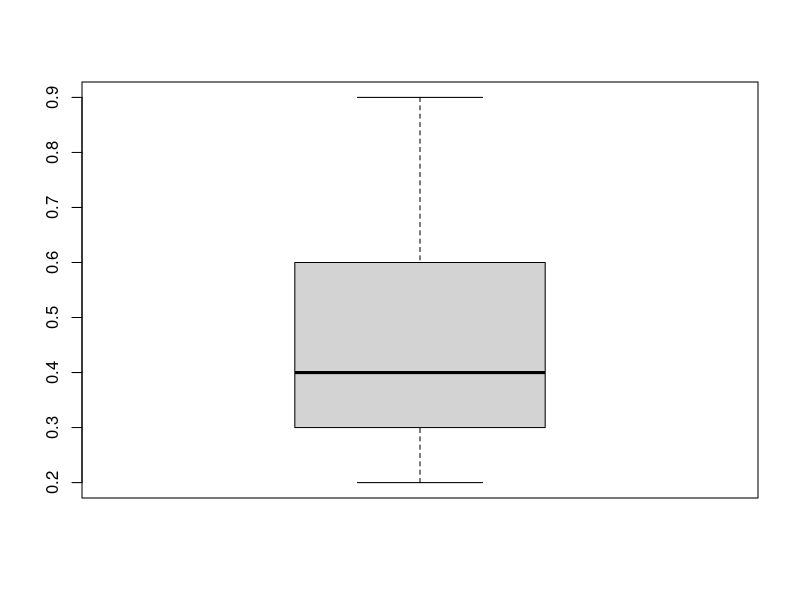
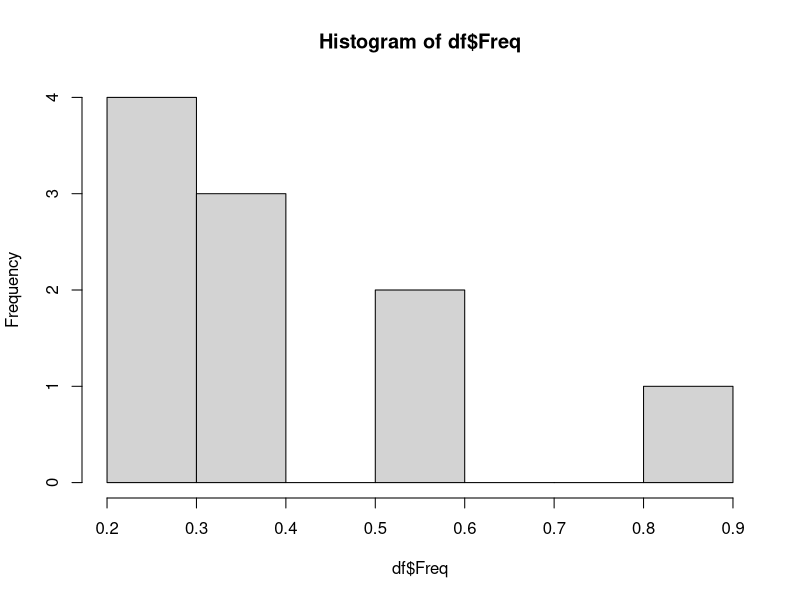
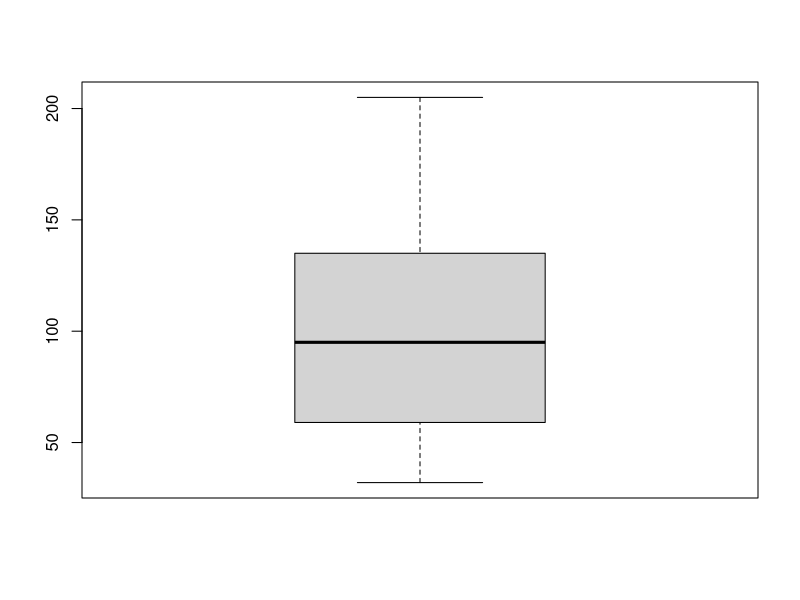
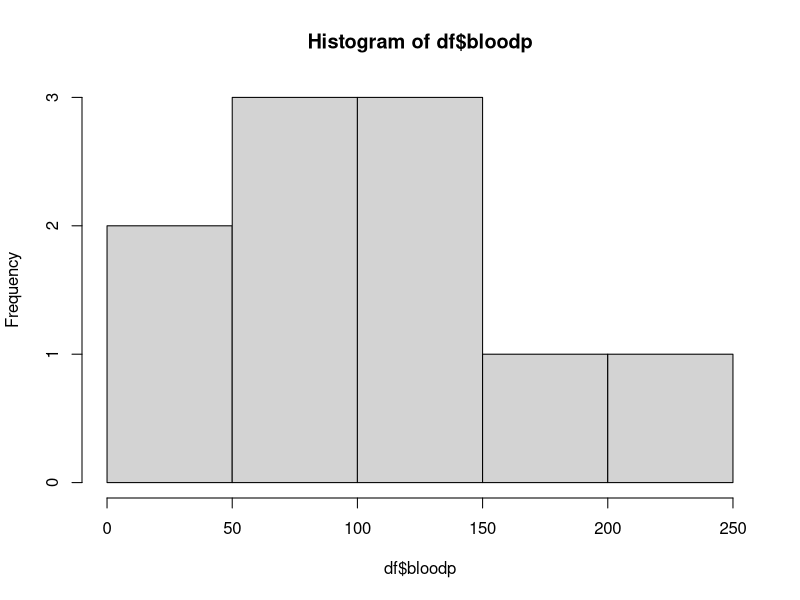
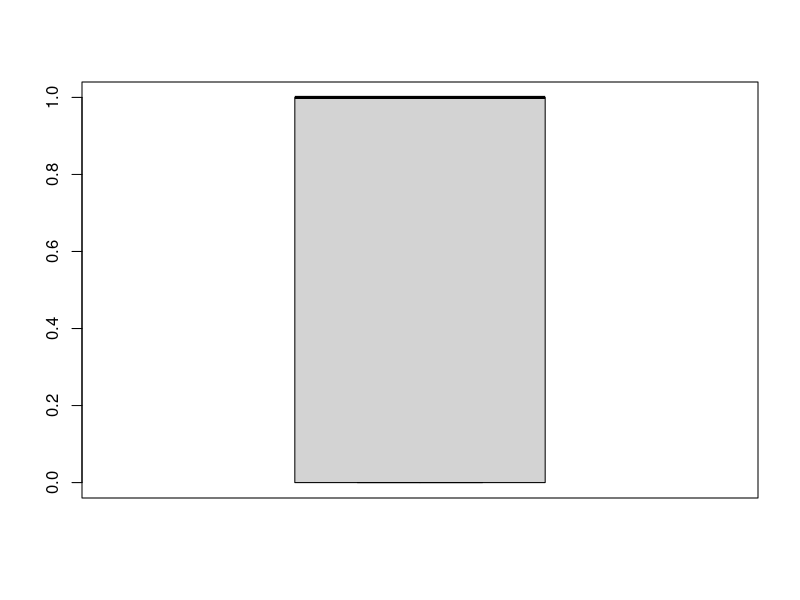
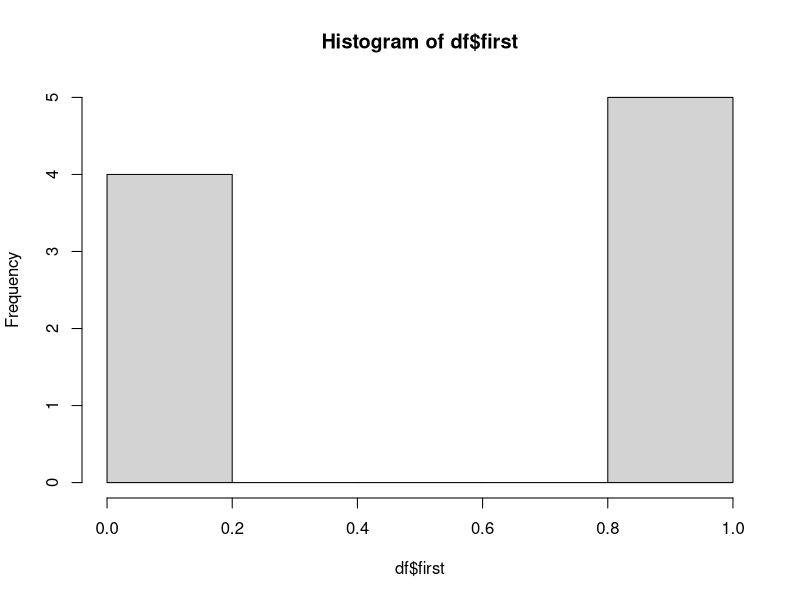
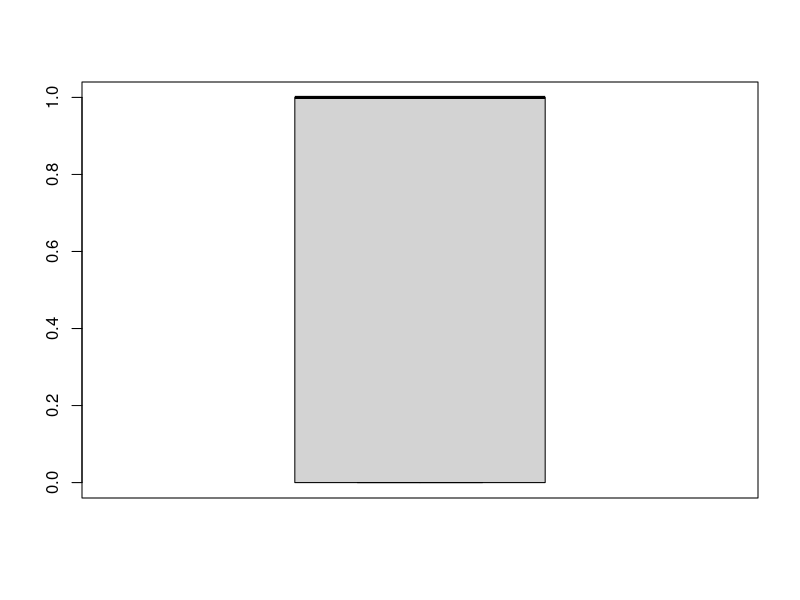
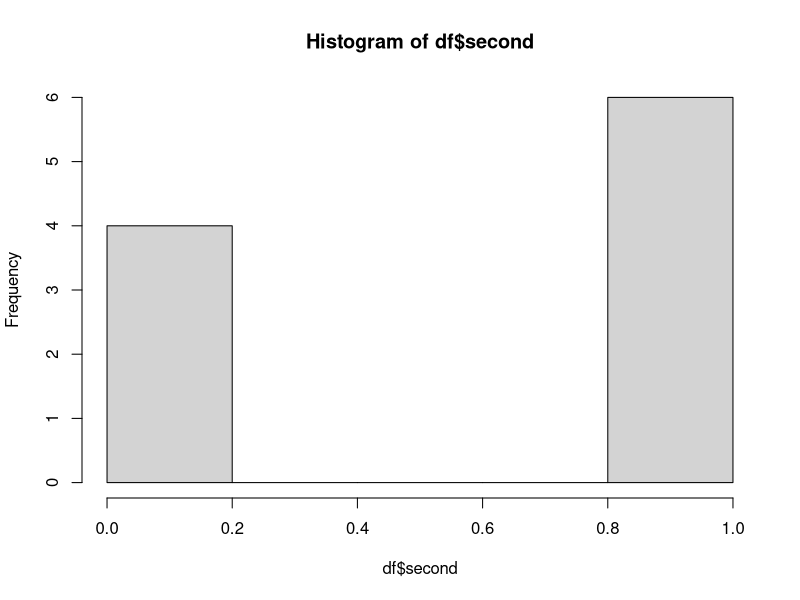

These charts were generated, in order, by the following R code:
## ---- chunk 1
knitr::opts_chunk$set(echo = TRUE)
## ---- chunk 2

Freq <- c(0.6, 0.3, 0.4, 0.4, 0.2, 0.6, 0.3, 0.4, 0.9, 0.2)
bloodp <- c(103, 87, 32, 42, 59, 109, 78, 205, 135, 176)
first <- c(1, 1, 1, 1, 0, 0, 0, 0, NA, 1) 
second <- c(0, 0, 1, 1, 0, 0, 1, 1, 1, 1)

finalDecision <- c(0, 1, 0, 1, 0, 1, 0, 1, 1, 1)

df <- data.frame(Freq, bloodp, first, second, finalDecision)

## ---- chunk 3

boxplot(df$Freq)
hist(df$Freq)

## ---- chunk 4

boxplot(df$bloodp)
hist(df$bloodp)

## ---- chunk 5

boxplot(df$first)
hist(df$first)

## ---- chunk 6

boxplot(df$second)
hist(df$second)

## ---- chunk 7

boxplot(df$finalDecision)
hist(df$finalDecision)

